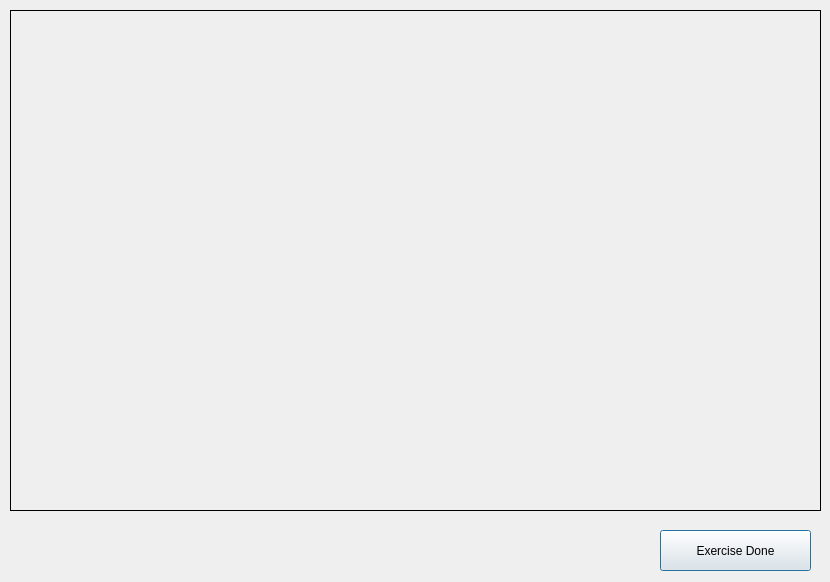
<?xml version="1.0" encoding="UTF-8"?>
<ui version="4.0">
 <class>Dialog</class>
 <widget class="QDialog" name="Dialog">
  <property name="geometry">
   <rect>
    <x>0</x>
    <y>0</y>
    <width>830</width>
    <height>582</height>
   </rect>
  </property>
  <property name="windowTitle">
   <string>Dialog</string>
  </property>
  <widget class="QPushButton" name="exerciseButton">
   <property name="geometry">
    <rect>
     <x>660</x>
     <y>530</y>
     <width>151</width>
     <height>41</height>
    </rect>
   </property>
   <property name="text">
    <string>Exercise Done</string>
   </property>
  </widget>
  <widget class="QLabel" name="imgLabel2">
   <property name="geometry">
    <rect>
     <x>10</x>
     <y>10</y>
     <width>811</width>
     <height>501</height>
    </rect>
   </property>
   <property name="frameShape">
    <enum>QFrame::Box</enum>
   </property>
   <property name="text">
    <string/>
   </property>
  </widget>
 </widget>
 <resources/>
 <connections/>
</ui>
